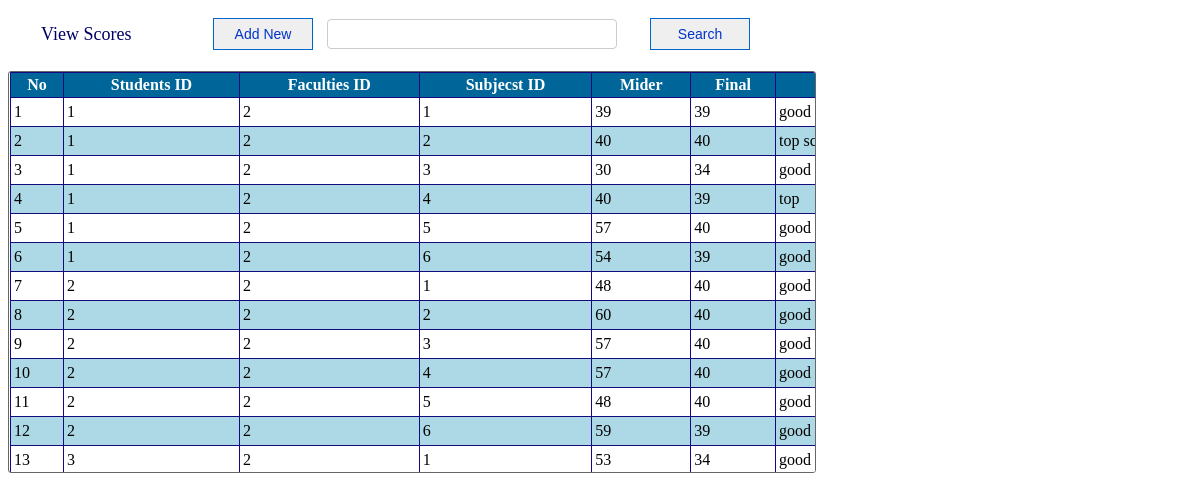
The page /View_Scores1.php on the database its author committed.
### tables this page shows
CREATE TABLE IF NOT EXISTS `stu_score_tbl` (
  `ss_id` int(10) unsigned NOT NULL AUTO_INCREMENT,
  `stu_id` int(10) NOT NULL,
  `faculties_id` int(10) NOT NULL,
  `sub_id` int(10) NOT NULL,
  `miderm` float NOT NULL,
  `final` float NOT NULL,
  `note` varchar(100) NOT NULL,
  PRIMARY KEY (`ss_id`)
);

### View_Scores1.php (the view, shortened to what this page needs)
<!DOCTYPE html PUBLIC "-//W3C//DTD XHTML 1.0 Transitional//EN" "http://www.w3.org/TR/xhtml1/DTD/xhtml1-transitional.dtd">
<html xmlns="http://www.w3.org/1999/xhtml">
<head>
<link rel="stylesheet" type="text/css" href="css/style_view.css" />
</head>
<body>
<div id="style_div" >
<form method="post">
<table width="755">
	<tr>
    	<td width="190px" style="font-size:18px; color:#006; text-indent:30px;">View Scores</td>
        <td><a href=""><input type="button" title="Add new Scores" name="butAdd" value="Add New" id="button-search" /></a></td>
        <td><input type="text" name="searchtxt" title="Enter name for search " class="search" autocomplete="off"/></td>
        <td style="float:right"><input type="submit" name="btnsearch" value="Search" id="button-search" title="Search Score" /></td>
    </tr>
</table>
</form>
</div>
<br />
<div id="content-input">
	 <table border="1" width="1050px" align="center" cellpadding="3" class="mytable" cellspacing="0">
        <tr>
            <th>No</th>
            <th>Students ID </th>
            <th>Faculties ID</th>
            <th>Subjecst ID </th>
            <th>Mider</th>
            <th>Final</th>
            <th>Note</th>
        </tr>
        <?php
		$key="";
	if($key !="")
		$sql_sel=mysql_query("SElECT * FROM stu_score_tbl WHERE stu_id  like '%$key%' ");
	else
        $sql_sel=mysql_query("SELECT * FROM stu_score_tbl");
    $i=0;
    while($row=mysql_fetch_array($sql_sel)){
    $i++;
    $color=($i%2==0)?"lightblue":"white";
    ?>
      <tr bgcolor="<?php echo $color?>">
            <td><?php echo $i;?></td>
            <td><?php echo $row['stu_id'];?></td>
            <td><?php echo $row['faculties_id'];?></td>
            <td><?php echo $row['sub_id'];?></td>
            <td><?php echo $row['miderm'];?></td>
            <td><?php echo $row['final'];?></td>
            <td><?php echo $row['note'];?></td>
        </tr>
    <?php
    }
    ?>
    </table>
</div>
</body>
</html>

### css/style_view.css (style rules this page uses)
#style_div { height:auto; margin-top:15px; }
#content-input { width:805px; height:400px; border:1px solid #666; float:left; padding-left:1px; border-radius: 3px 3px 3px 3px; overflow: auto; }
#button-search { font-family:Arial, Helvetica, sans-serif; font-size:14px; width:100px; height:32px; float:right; margin-right:10px; repeat-x top center; border: 1px solid #06C; -moz-border-radius: 5px; color:#03C; }
.search { padding:4px; border:1px #CCC solid; border-radius: 4px 4px 4px 4px; -moz-border-radius: 8px; background:#FFF; color:#006; font-family:Arial, Helvetica, sans-serif; font-size:16px; width:280px; height:20px; float:left; }
.mytable { border-collapse:collapse; border:#036 1px solid; }
.mytable tr th { background:#069; border:#120A7E 1px solid; color:#FFF; font-family:"Times New Roman", Times, serif; }
.mytable tr td { font-family:"Times New Roman", Times, serif; border:#120A7E 1px solid; }

### rows shown on the page
stu_score_tbl: stu "1", faculties "2", sub "1", miderm "39", final "39", note "good"
stu_score_tbl: stu "1", faculties "2", sub "2", miderm "40", final "40", note "top…"
stu_score_tbl: stu "1", faculties "2", sub "3", miderm "30", final "34", note "good"
stu_score_tbl: stu "1", faculties "2", sub "4", miderm "40", final "39", note "top"
stu_score_tbl: stu "1", faculties "2", sub "5", miderm "57", final "40", note "good"
stu_score_tbl: stu "1", faculties "2", sub "6", miderm "54", final "39", note "good"
stu_score_tbl: stu "2", faculties "2", sub "1", miderm "48", final "40", note "good"
stu_score_tbl: stu "2", faculties "2", sub "2", miderm "60", final "40", note "good"
stu_score_tbl: stu "2", faculties "2", sub "3", miderm "57", final "40", note "good"
stu_score_tbl: stu "2", faculties "2", sub "4", miderm "57", final "40", note "good"
stu_score_tbl: stu "2", faculties "2", sub "5", miderm "48", final "40", note "good"
stu_score_tbl: stu "2", faculties "2", sub "6", miderm "59", final "39", note "good"
stu_score_tbl: stu "3", faculties "2", sub "1", miderm "53", final "34", note "good"
